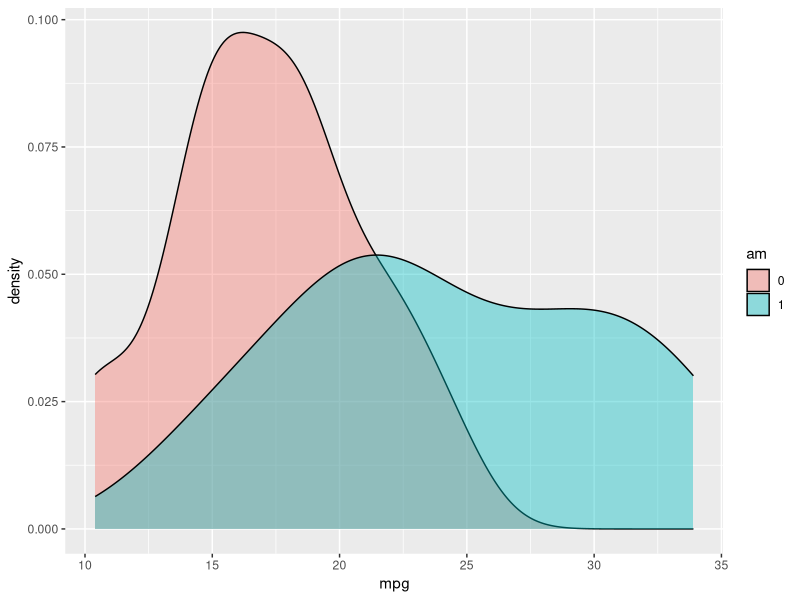
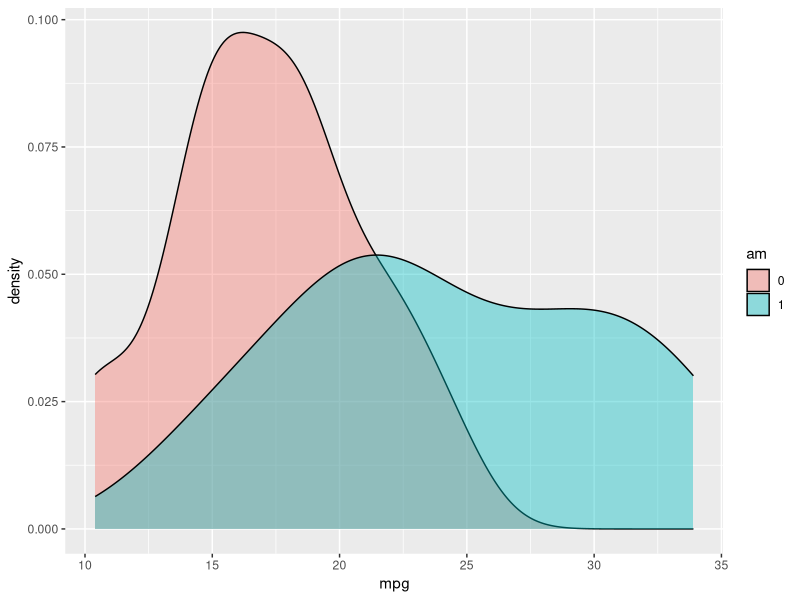
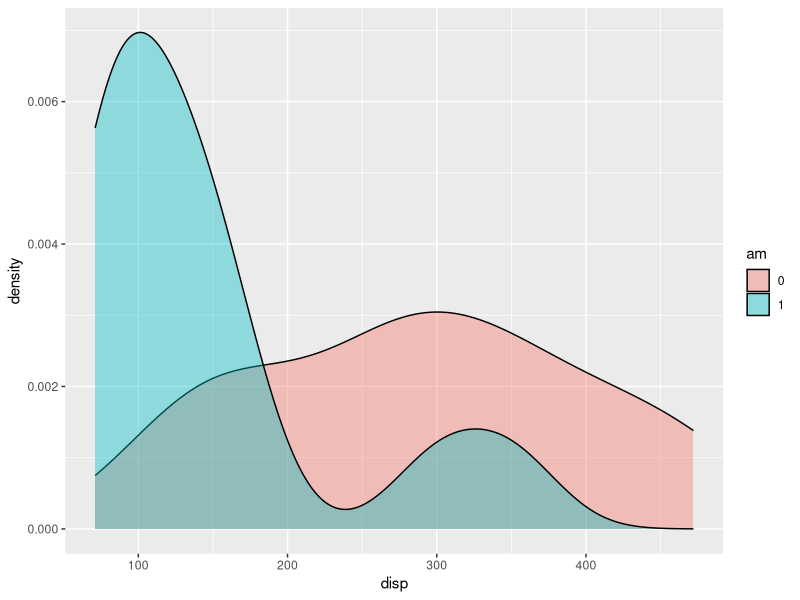
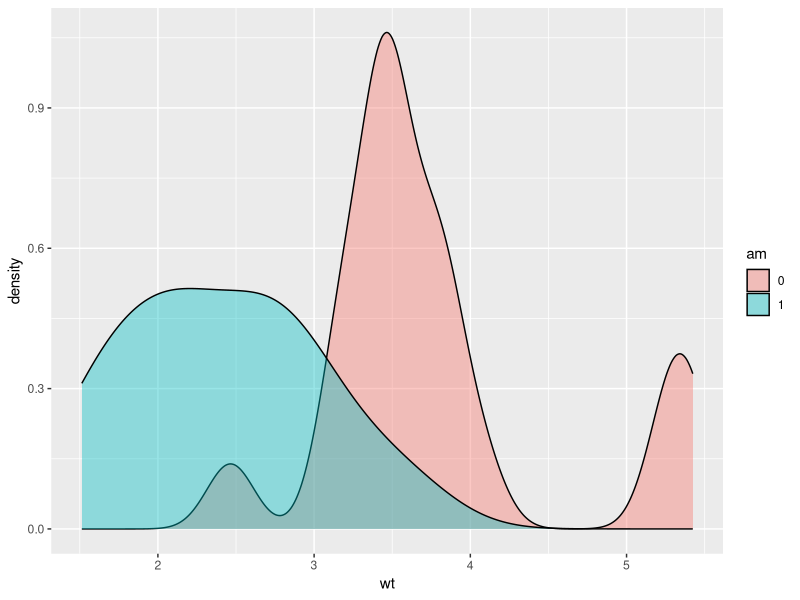
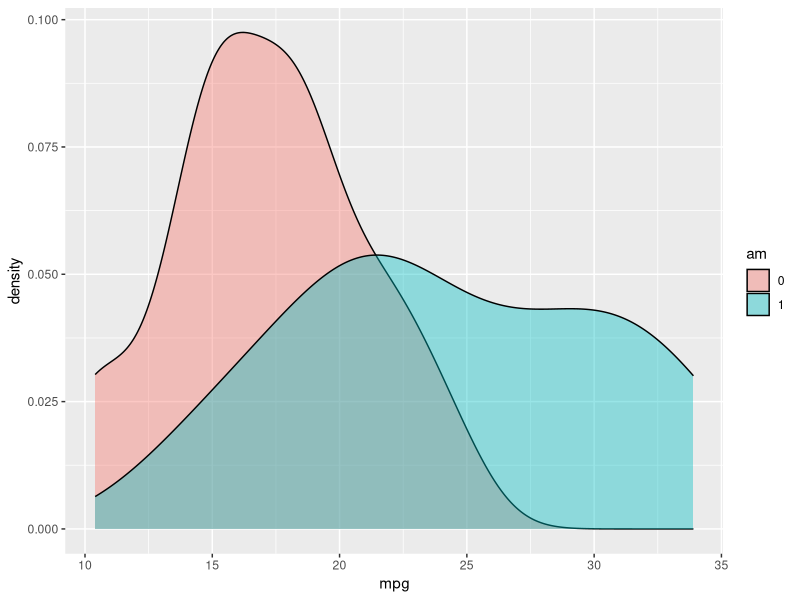
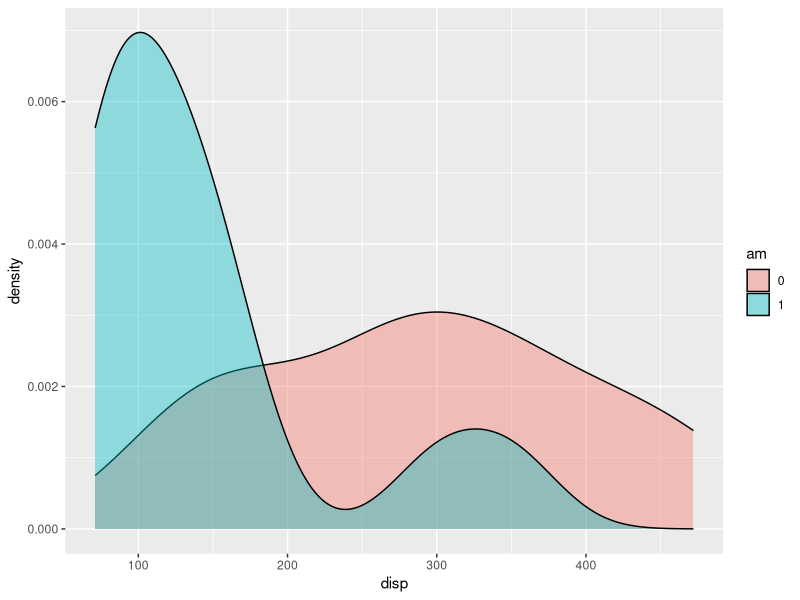

Here is the R script that generated these plots, in order:
## ---- chunk 1
#| label: fig-mpg
#| column: margin
#| fig-cap: "Consommation selon l'origine"
#| warning: false 
#| message: false
#| echo: false

library(ggplot2)
mtcars$am = as.factor(mtcars$am)

ggplot(mtcars, aes(x=mpg, fill=am)) +
       geom_density(alpha=0.4)
## ---- chunk 2
#| tbl-cap: "Extrait base mtcars"
#| column: margin
#| echo: false

knitr::kable(
  mtcars[1:3, 1:3]
)
## ---- chunk 3
#| echo: false
#| warning: false 
#| message: false
#| layout-ncol: 2


library(ggplot2)
mtcars$am = as.factor(mtcars$am)

mpg=ggplot(mtcars, aes(x=mpg, fill=am)) +
  geom_density(alpha=0.4)

disp=ggplot(mtcars, aes(x=disp, fill=am)) +
  geom_density(alpha=0.4)

mpg
disp
## ---- chunk 4
#| warning: false 
#| message: false
#| echo: false
#| layout: "[[1],[0.5,0.5]]"

library(ggplot2)

mtcars$am = as.factor(mtcars$am)

mpg=ggplot(mtcars, aes(x=mpg, fill=am)) +
  geom_density(alpha=0.4)

disp=ggplot(mtcars, aes(x=disp, fill=am)) +
  geom_density(alpha=0.4)

wt=ggplot(mtcars, aes(x=wt, fill=am)) +
  geom_density(alpha=0.4)

wt
mpg
disp
